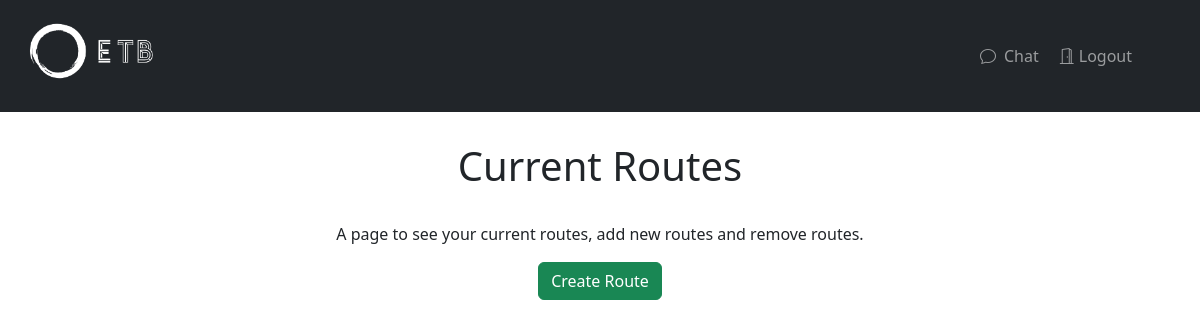
Before: /routes (signed in) with the older database file.
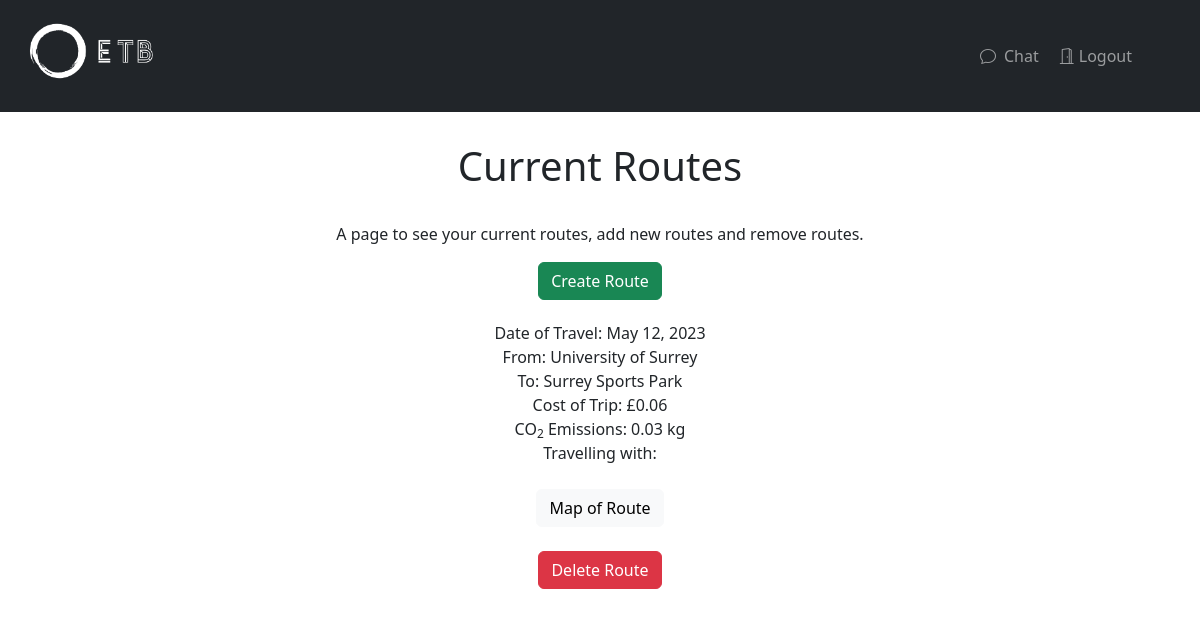
After: the same page with the newer database file.
### homeapp/models.py (models this page shows)
class Routes(models.Model):
    userID = models.ForeignKey(settings.AUTH_USER_MODEL, on_delete=models.CASCADE)
    cost = models.DecimalField(max_digits=16,decimal_places=2)
    origin = models.CharField(max_length=256, default=None, null=False)
    destination = models.CharField(max_length=256, default=None, null=False)
    emissions = models.DecimalField(max_digits=16,decimal_places=2)
    transportType = models.IntegerField()
    date = models.DateField(default=None)

### homeapp/views.py (the view)
# urls.py: path('routes', views.routes, name="routes"),
@login_required(login_url='/login/auth0')
def routes(request):
    context = {}
    currentUser = User.objects.get(id=request.user.id)
    routes = Routes.objects.filter(userID=currentUser).all().order_by("-date")
    friendsAll = []
    for route in routes:
        friends = carShare.objects.filter(routeID=route).all()
        if (type(friends) != None):
            friendString = []
            for thisFriend in friends:
                friendUser = User.objects.get(id=thisFriend.userID).email
                friendString.append(friendUser)
            friendString = ", ".join(friendString)
            friendsAll.append(friendString)
        context["friends"] = friendsAll
    '''if (len(friendsAll) == 0):
        context.pop["friends"]'''
    context["routes"] = routes
    return render(request, 'homeapp/routes.html', context)

### homeapp/templates/homeapp/routes.html (shortened to what this page needs)
{% extends "base.html" %}
{% block content %}
    <div class="row" style="padding-top:2.5%">
        <div class="container-fluid" style="text-align: center;">
            <h1 style="text-align: center;">Current Routes</h1>
            <br/>
            <p>A page to see your current routes, add new routes and remove routes.</p>
            <a href="/routeplanner"><input type="submit" class="btn btn-success" value="Create Route" style="margin-bottom: 20px;" /></a><br/>
            {% for route in routes %}
                <div style="min-width: 40%; max-width: 30%; box-sizing: content-box; border: 1px solid white; margin-left: auto; margin-right: auto;">
                    <p>
                        Date of Travel: {{route.date}}<br/>
                        From: {{route.origin}}<br/>
                        To: {{route.destination}}<br/>
                        Cost of Trip: £{{route.cost}}<br/>
                        CO<sub>2</sub>  Emissions: {{route.emissions}} kg <br/>
                        {% if friends %}
                            Travelling with:
                        {% endif %}
                        <br/><br/>
                        <a href="route/show/{{ route.id }}"><input type="submit" class="btn btn-light" value="Map of Route" /></a><br/>
                        <br/>
                        <a href="route/delete/{{ route.id }}"><input type="submit" class="btn btn-danger" value="Delete Route" /></a>
                    </p>
                </div>
            {% endfor %}
        </div>
    </div>
{% endblock content %}

Changed rows visible on the page:
added Routes: date "May 12, 2023", origin "University of Surrey", destination "Surrey Sports Park", cost "0.06", emissions "0.03"
